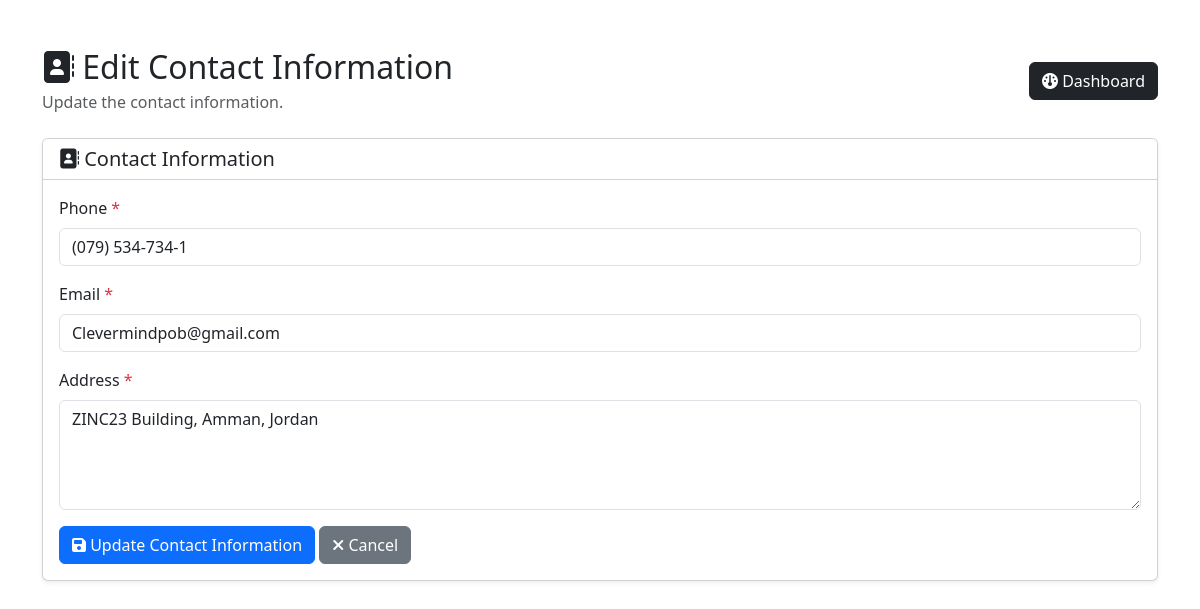
Page /admin/contact_info_form.php?id=1 on the committed database.
### tables this page shows
CREATE TABLE `contact_info` (
  `id` int(10) UNSIGNED NOT NULL,
  `phone` varchar(50) NOT NULL,
  `email` varchar(150) NOT NULL,
  `address` varchar(255) NOT NULL
);

### admin/contact_info_form.php (the view, shortened to what this page needs)
<?php
include '../config.php';
$isEdit = isset($_GET['id']) && is_numeric($_GET['id']);
$id = $isEdit ? (int) $_GET['id'] : null;
$contact = [
    'phone' => '',
    'email' => '',
    'address' => ''
];
if ($isEdit) {
    $stmt = $pdo->prepare("
        SELECT
            id,
            phone,
            email,
            address
        FROM contact_info
        WHERE id = ?
    ");
    $stmt->execute([$id]);
    $existingContact = $stmt->fetch(PDO::FETCH_ASSOC);
    $contact = $existingContact;
}
?>
<!DOCTYPE html>
<html lang="en">
<head>
    <link
        href="https://cdn.jsdelivr.net/npm/bootstrap@5.3.3/dist/css/bootstrap.min.css"
        rel="stylesheet"
    >
    <link
        rel="stylesheet"
        href="https://cdnjs.cloudflare.com/ajax/libs/font-awesome/6.5.2/css/all.min.css"
    >
</head>
<body>
<div class="container py-5">
    <div class="d-flex justify-content-between align-items-center mb-4">
        <div>
            <h2 class="mb-1">
                <i class="fa fa-address-book"></i>
                <?= $isEdit
                    ? 'Edit Contact Information'
                    : 'Add Contact Information'
                ?>
            </h2>
            <p class="text-muted mb-0">
                <?= $isEdit
                    ? 'Update the contact information.'
                    : 'Add contact information to the website.'
                ?>
            </p>
        </div>
        <a
            href="index.php"
            class="btn btn-dark"
        >
            <i class="fa fa-dashboard"></i>
            Dashboard
        </a>
    </div>
    <div class="card shadow-sm">
        <div class="card-header bg-white">
            <h5 class="mb-0">
                <i class="fa fa-address-book"></i>
                Contact Information
            </h5>
        </div>
        <div class="card-body">
            <form method="POST">
                <div class="mb-3">
                    <label
                        for="phone"
                        class="form-label"
                    >
                        Phone
                        <span class="text-danger">*</span>
                    </label>
                    <input
                        type="text"
                        name="phone"
                        id="phone"
                        class="form-control"
                        placeholder="Enter phone number"
                        value="<?= htmlspecialchars($contact['phone']) ?>"
                        required
                    >
                </div>
                <div class="mb-3">
                    <label
                        for="email"
                        class="form-label"
                    >
                        Email
                        <span class="text-danger">*</span>
                    </label>
                    <input
                        type="email"
                        name="email"
                        id="email"
                        class="form-control"
                        placeholder="Enter email address"
                        value="<?= htmlspecialchars($contact['email']) ?>"
                        required
                    >
                </div>
                <div class="mb-3">
                    <label
                        for="address"
                        class="form-label"
                    >
                        Address
                        <span class="text-danger">*</span>
                    </label>
                    <textarea
                        name="address"
                        id="address"
                        rows="4"
                        class="form-control"
                        placeholder="Enter address"
                        required
                    ><?= htmlspecialchars($contact['address']) ?></textarea>
                </div>
                <button
                    type="submit"
                    class="btn btn-primary"
                >
                    <i class="fa fa-save"></i>
                    <?= $isEdit
                        ? 'Update Contact Information'
                        : 'Add Contact Information'
                    ?>
                </button>
                <a
                    href="contact_info.php"
                    class="btn btn-secondary"
                >
                    <i class="fa fa-times"></i>
                    Cancel
                </a>
            </form>
        </div>
    </div>
</div>
</body>
</html>

### rows in the picture
contact_info: phone "(079) 534-734-1", email "Clevermindpob@gmail.com", address "ZINC23 Building, Amman, Jordan"
